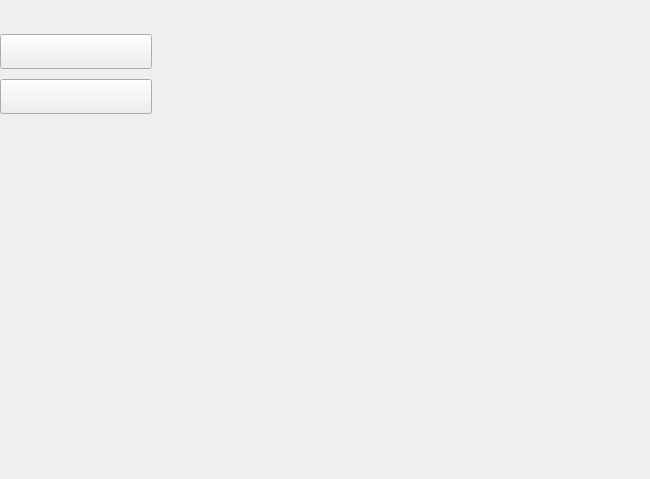
<?xml version="1.0" encoding="UTF-8"?>
<ui version="4.0">
 <class>HVACSet</class>
 <widget class="QWidget" name="HVACSet">
  <property name="geometry">
   <rect>
    <x>0</x>
    <y>0</y>
    <width>650</width>
    <height>479</height>
   </rect>
  </property>
  <property name="windowTitle">
   <string>Form</string>
  </property>
  <layout class="QHBoxLayout" name="horizontalLayout">
   <property name="spacing">
    <number>0</number>
   </property>
   <property name="leftMargin">
    <number>0</number>
   </property>
   <property name="topMargin">
    <number>0</number>
   </property>
   <property name="rightMargin">
    <number>0</number>
   </property>
   <property name="bottomMargin">
    <number>0</number>
   </property>
   <item>
    <layout class="QVBoxLayout" name="verticalLayout_2">
     <property name="spacing">
      <number>0</number>
     </property>
     <item>
      <widget class="QWidget" name="widgetGraphicsBox" native="true">
       <property name="styleSheet">
        <string notr="true"/>
       </property>
       <layout class="QHBoxLayout" name="horizontalLayout_3" stretch="0,0,0,0,0">
        <property name="spacing">
         <number>0</number>
        </property>
        <property name="leftMargin">
         <number>0</number>
        </property>
        <property name="topMargin">
         <number>0</number>
        </property>
        <property name="rightMargin">
         <number>0</number>
        </property>
        <property name="bottomMargin">
         <number>0</number>
        </property>
        <item>
         <layout class="QVBoxLayout" name="verticalLayout">
          <property name="spacing">
           <number>10</number>
          </property>
          <property name="sizeConstraint">
           <enum>QLayout::SetMinAndMaxSize</enum>
          </property>
          <property name="topMargin">
           <number>10</number>
          </property>
          <item>
           <widget class="QLabel" name="label">
            <property name="sizePolicy">
             <sizepolicy hsizetype="Fixed" vsizetype="Preferred">
              <horstretch>0</horstretch>
              <verstretch>0</verstretch>
             </sizepolicy>
            </property>
            <property name="pixmap">
             <pixmap resource="../HVACResources.qrc">:/resources/HeatCoolHumidify/button-fan-off.png</pixmap>
            </property>
            <property name="alignment">
             <set>Qt::AlignRight|Qt::AlignTrailing|Qt::AlignVCenter</set>
            </property>
           </widget>
          </item>
          <item>
           <widget class="QToolButton" name="fanButtonAuto">
            <property name="focusPolicy">
             <enum>Qt::NoFocus</enum>
            </property>
            <property name="text">
             <string/>
            </property>
            <property name="icon">
             <iconset resource="../HVACResources.qrc">
              <normaloff>:/resources/HeatCoolHumidify/button-fan-auto-off.png</normaloff>
              <normalon>:/resources/HeatCoolHumidify/button-fan-auto-on.png</normalon>:/resources/HeatCoolHumidify/button-fan-auto-off.png</iconset>
            </property>
            <property name="iconSize">
             <size>
              <width>144</width>
              <height>28</height>
             </size>
            </property>
            <property name="checkable">
             <bool>true</bool>
            </property>
           </widget>
          </item>
          <item>
           <widget class="QToolButton" name="fanButtonOff">
            <property name="focusPolicy">
             <enum>Qt::NoFocus</enum>
            </property>
            <property name="text">
             <string/>
            </property>
            <property name="icon">
             <iconset resource="../HVACResources.qrc">
              <normaloff>:/resources/HeatCoolHumidify/button-fan-off-off.png</normaloff>
              <normalon>:/resources/HeatCoolHumidify/button-fan-off-on.png</normalon>:/resources/HeatCoolHumidify/button-fan-off-off.png</iconset>
            </property>
            <property name="iconSize">
             <size>
              <width>144</width>
              <height>28</height>
             </size>
            </property>
            <property name="checkable">
             <bool>true</bool>
            </property>
           </widget>
          </item>
          <item>
           <spacer name="verticalSpacer_2">
            <property name="orientation">
             <enum>Qt::Vertical</enum>
            </property>
            <property name="sizeHint" stdset="0">
             <size>
              <width>20</width>
              <height>0</height>
             </size>
            </property>
           </spacer>
          </item>
         </layout>
        </item>
        <item>
         <spacer name="horizontalSpacer_4">
          <property name="orientation">
           <enum>Qt::Horizontal</enum>
          </property>
          <property name="sizeHint" stdset="0">
           <size>
            <width>0</width>
            <height>20</height>
           </size>
          </property>
         </spacer>
        </item>
        <item>
         <widget class="TemperatureControl" name="widgetTempControl" native="true"/>
        </item>
        <item>
         <spacer name="horizontalSpacer">
          <property name="orientation">
           <enum>Qt::Horizontal</enum>
          </property>
          <property name="sizeHint" stdset="0">
           <size>
            <width>0</width>
            <height>20</height>
           </size>
          </property>
         </spacer>
        </item>
        <item>
         <widget class="DayWeather" name="widgetSingleWeather" native="true">
          <property name="sizePolicy">
           <sizepolicy hsizetype="Minimum" vsizetype="Expanding">
            <horstretch>0</horstretch>
            <verstretch>0</verstretch>
           </sizepolicy>
          </property>
         </widget>
        </item>
       </layout>
      </widget>
     </item>
    </layout>
   </item>
   <item>
    <layout class="QVBoxLayout" name="help_maincontrols_Layout">
     <property name="spacing">
      <number>0</number>
     </property>
     <property name="topMargin">
      <number>0</number>
     </property>
     <property name="rightMargin">
      <number>0</number>
     </property>
     <item>
      <spacer name="verticalSpacer">
       <property name="orientation">
        <enum>Qt::Vertical</enum>
       </property>
       <property name="sizeHint" stdset="0">
        <size>
         <width>1</width>
         <height>40</height>
        </size>
       </property>
      </spacer>
     </item>
    </layout>
   </item>
  </layout>
 </widget>
 <customwidgets>
  <customwidget>
   <class>DayWeather</class>
   <extends>QWidget</extends>
   <header>dayweather.h</header>
   <container>1</container>
  </customwidget>
  <customwidget>
   <class>TemperatureControl</class>
   <extends>QWidget</extends>
   <header>temperaturecontrol.h</header>
   <container>1</container>
  </customwidget>
 </customwidgets>
 <resources>
  <include location="../HVACResources.qrc"/>
 </resources>
 <connections/>
</ui>
